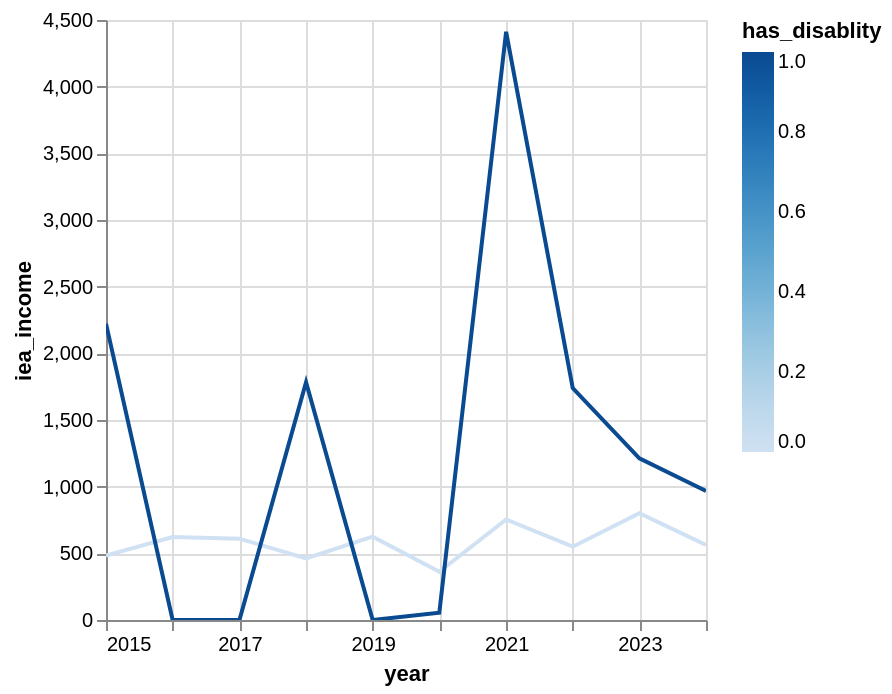

Source (notebook cell):
### Code cell
visualize('iea_income')

### Figure 1 — Vega-Lite specification as saved in the notebook (floating-point values rounded to 4 significant figures)
{"config": {"view": {"continuousWidth": 300, "continuousHeight": 300}}, "data": {"name": "data-522a8c98bf3c75efdb49af9a031dd85a"}, "mark": {"type": "line", "tooltip": true}, "encoding": {"color": {"field": "has_disablity", "type": "quantitative"}, "x": {"field": "year", "type": "temporal"}, "y": {"field": "iea_income", "type": "quantitative"}}, "params": [{"name": "param_1e9efca18e7a2868", "select": {"type": "interval", "encodings": ["x", "y"]}, "bind": "scales"}], "$schema": "https://vega.github.io/schema/vega-lite/v6.1.0.json", "datasets": {"data-522a8c98bf3c75efdb49af9a031dd85a": [{"year": "2024-01-01T00:00:00", "has_disablity": 0, "iea_income": 563.0}, {"year": "2019-01-01T00:00:00", "has_disablity": 1, "iea_income": 0.0}, {"year": "2016-01-01T00:00:00", "has_disablity": 0, "iea_income": 622.4}, {"year": "2021-01-01T00:00:00", "has_disablity": 0, "iea_income": 753.7}, {"year": "2022-01-01T00:00:00", "has_disablity": 1, "iea_income": 1739.0}, {"year": "2024-01-01T00:00:00", "has_disablity": 1, "iea_income": 967.7}, {"year": "2023-01-01T00:00:00", "has_disablity": 0, "iea_income": 800.7}, {"year": "2021-01-01T00:00:00", "has_disablity": 1, "iea_income": 4412.0}, {"year": "2023-01-01T00:00:00", "has_disablity": 1, "iea_income": 1212.0}, {"year": "2020-01-01T00:00:00", "has_disablity": 0, "iea_income": 362.2}, {"year": "2017-01-01T00:00:00", "has_disablity": 0, "iea_income": 609.8}, {"year": "2018-01-01T00:00:00", "has_disablity": 0, "iea_income": 461.2}, {"year": "2018-01-01T00:00:00", "has_disablity": 1, "iea_income": 1783.0}, {"year": "2015-01-01T00:00:00", "has_disablity": 0, "iea_income": 483.7}, {"year": "2022-01-01T00:00:00", "has_disablity": 0, "iea_income": 550.0}, {"year": "2020-01-01T00:00:00", "has_disablity": 1, "iea_income": 54.55}, {"year": "2016-01-01T00:00:00", "has_disablity": 1, "iea_income": 0.0}, {"year": "2017-01-01T00:00:00", "has_disablity": 1, "iea_income": 0.0}, {"year": "2015-01-01T00:00:00", "has_disablity": 1, "iea_income": 2222.0}, {"year": "2019-01-01T00:00:00", "has_disablity": 0, "iea_income": 624.7}]}}
